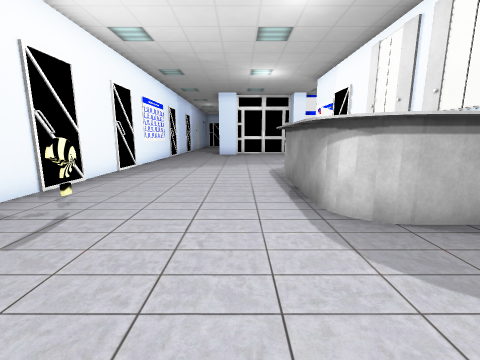
View 1 (above)

18 first-person views from a walk through a scene from a Unity 3-D project. The camera is 1.2 m above the floor, tilts 10° down and sees 90° across. The floor is counted in squares, 1 m on a side. Each view is taken from the middle of a square. On the plan, view 1 faces up. The plan holds only what a view shows up to about 12 squares ahead; the rest is blank. Some surface patterns are stand-ins.

View 2
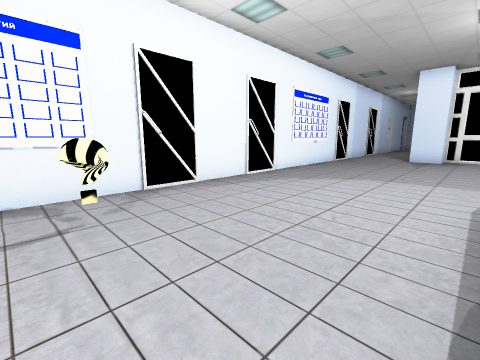

View 3
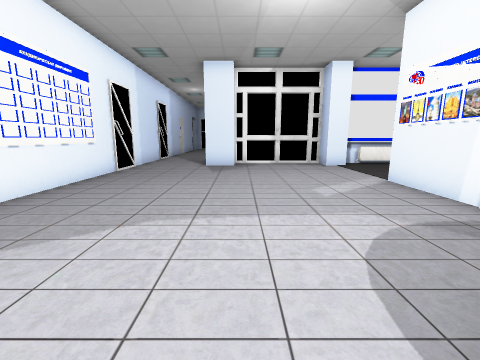

View 4
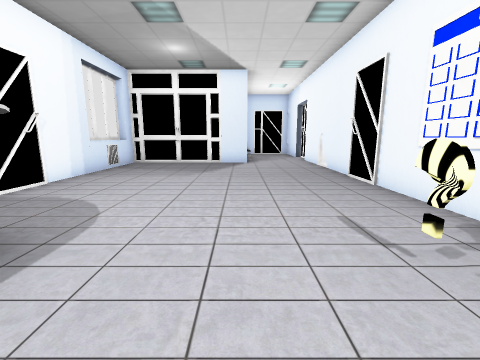

View 5
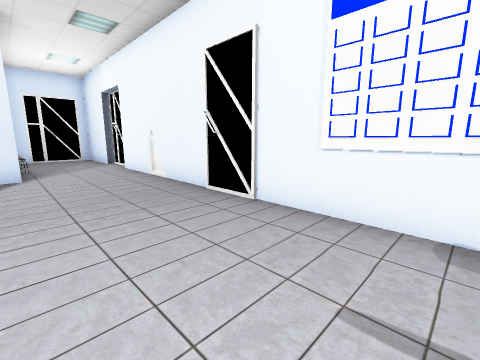

View 6
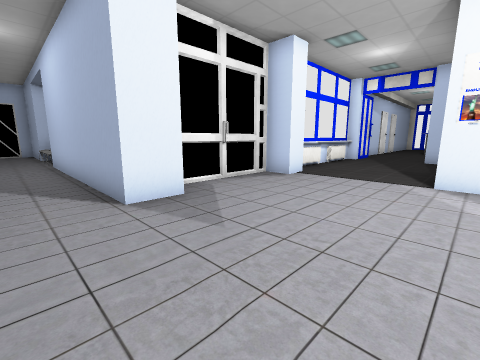

View 7
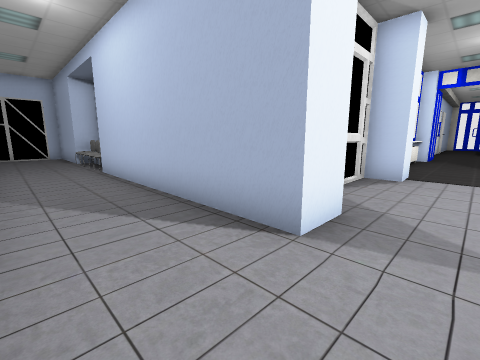

View 8
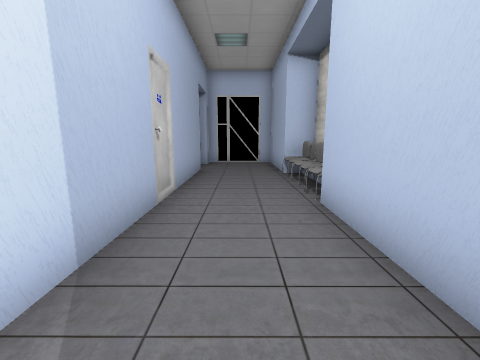

View 9
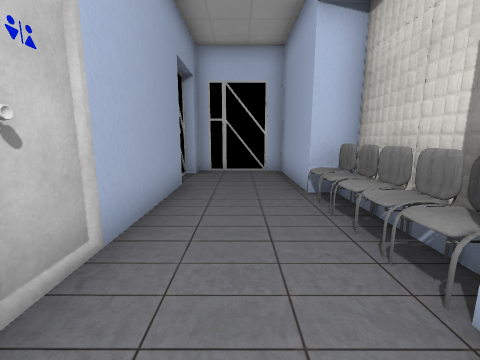

View 10
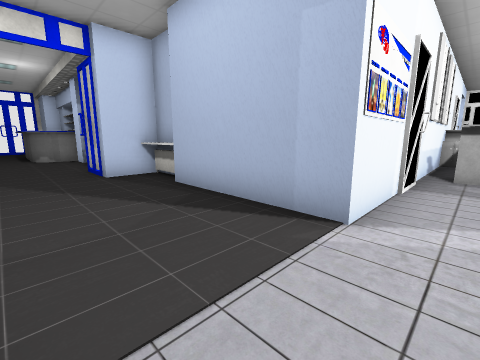

View 11
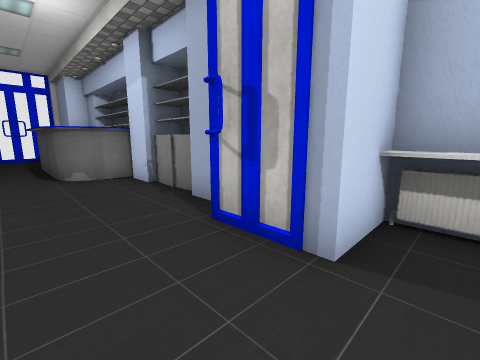

View 12
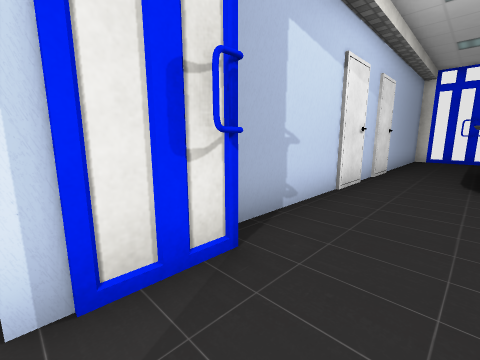

View 13
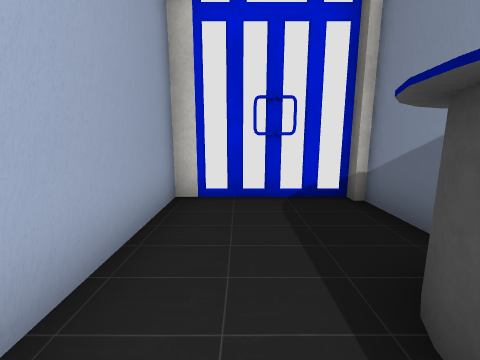

View 14
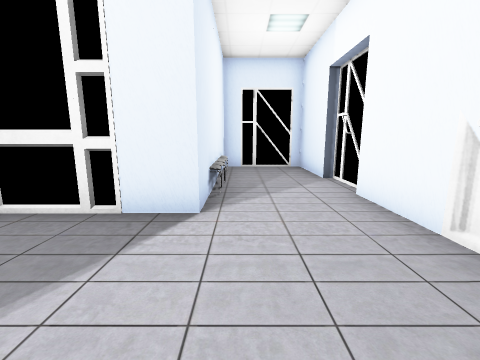

View 15
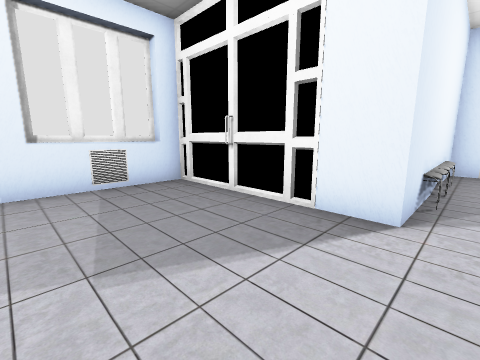

View 16
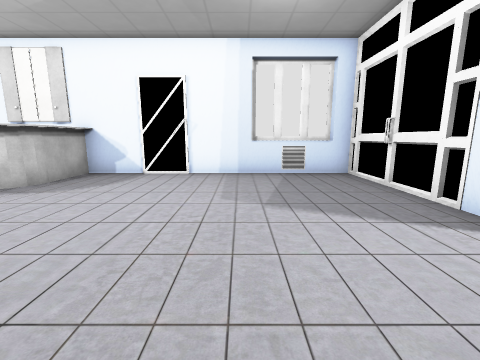

View 17
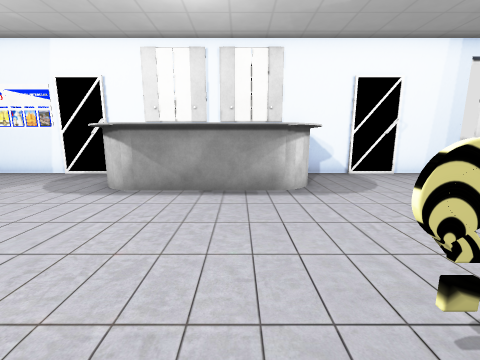

View 18
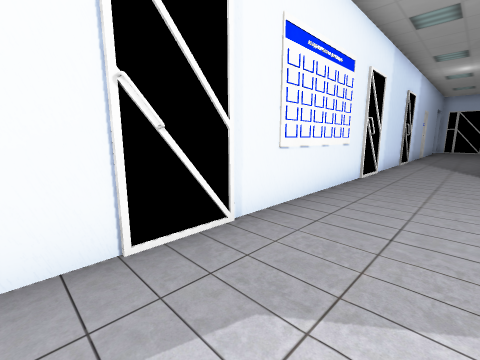

### Floor plan
Key: @ floor where view 1 was taken; # wall or solid block; . floor; = window, fence, low wall or low ledge; ^ raised ledge; O other object.
Columns run from 5 left of view 1 to 26 right of it. Each row starts with its distance up from view 1.
 33 #####
 32 #...#
 31 #...#
 30 #...#
 29 #...##
 28 #...=#
 27 #...=#
 26 #...=#
 25 #...#
 24 #...#
 23 #...#
 22 #...#
 21 #...#
 20 #...#
 19 #...#########     ##############
 18 #...#....#^^^^^^###............#
 17 #..............................#
 16 #......................^^^^^...#
 15 #...............##.....^    ^..#
 14 #...............#######^     ###
 13 #........########    #
 12 #........#
 11 #........#
 10 #........#
  9 #........#
  8 #.....^^^#
  7 #.....^^ #
  6 #.....^^ #
  5 #.....^^ #
  4 #.O...^^ ^
  3 #......^^^
  2 #........#
  1 #........#
  0 #....@...#
 -1 #........#
 -2 #........##
 -3 #........##
 -4 #........^#
 -5 #........##
 -6 #...######
 -7 #...#
 -8 #...#
 -9 #...#
-10 #...#
-11 #...#
-12 #####

Positions as (right, up) in squares from view 1, and headings:
1: (0, 0), facing up
2: (1, 3), facing up-left
3: (0, 7), facing up
4: (-1, 6), facing down
5: (-1, 3), facing down-left
6: (-3, 13), facing up-right
7: (-4, 16), facing up-right
8: (-3, 21), facing up
9: (-3, 24), facing up
10: (3, 17), facing down-right
11: (10, 17), facing down-right
12: (11, 16), facing up-right
13: (21, 17), facing right
14: (-2, -2), facing down
15: (-2, -2), facing down-right
16: (-4, -2), facing right
17: (-4, 5), facing right
18: (-2, 8), facing up-left
